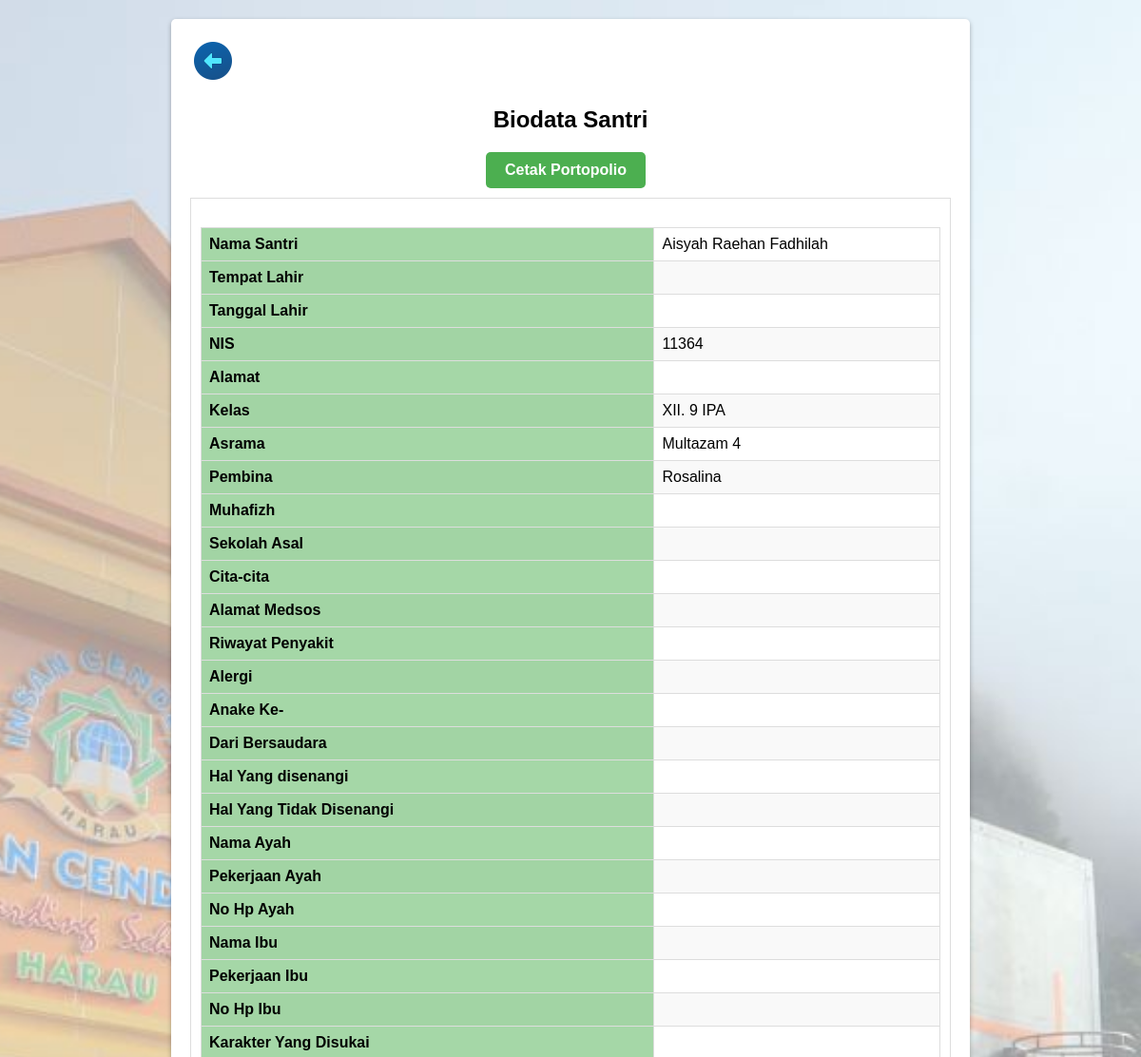
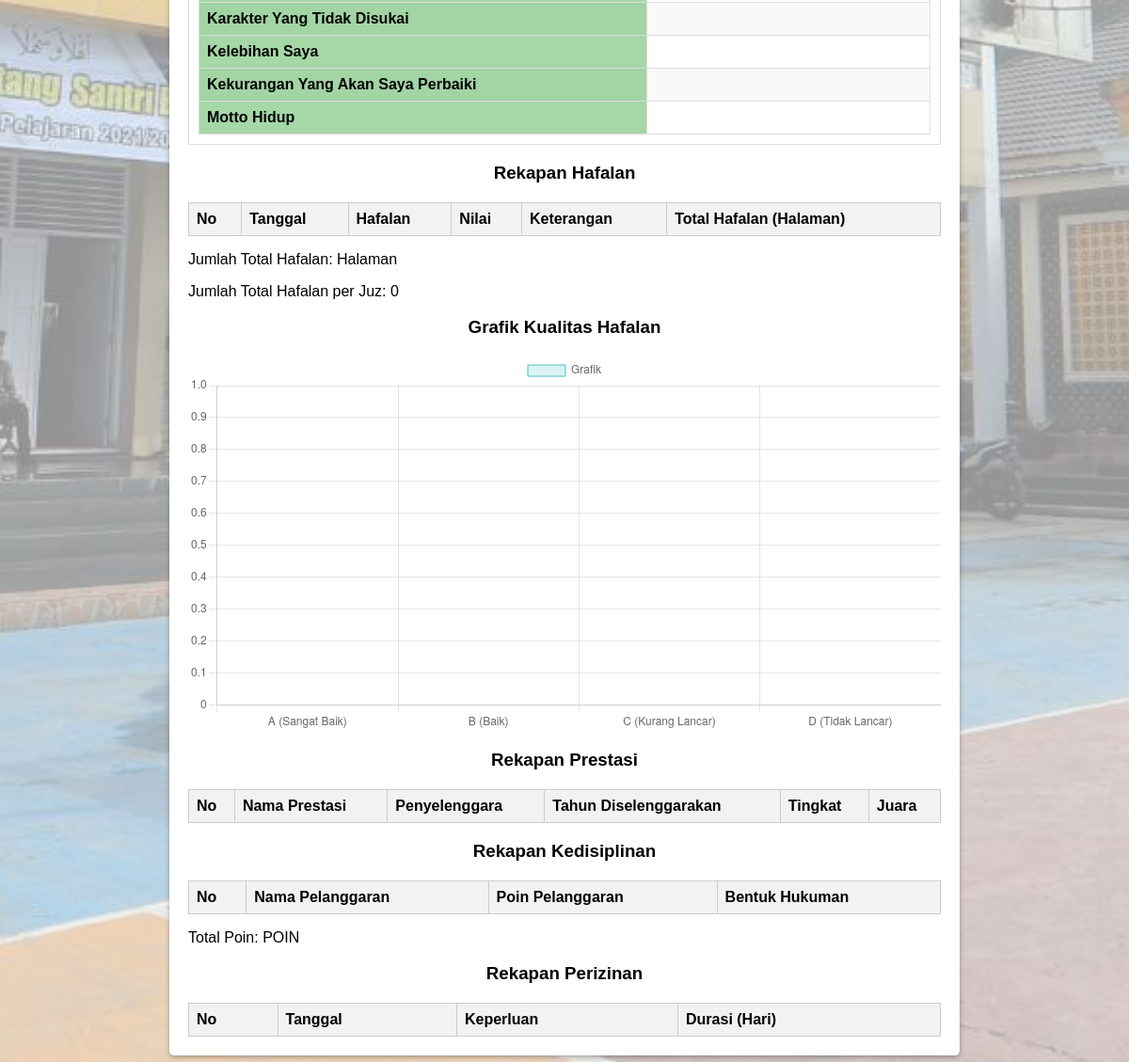
The page /update_portopolio.php?nis=11364&nama=Aisyah Raehan Fadhilah (signed in) on the database its author committed (2 pictures, top to bottom).
### tables this page shows
CREATE TABLE IF NOT EXISTS `portopolio_isi` (
  `nama` varchar(150) DEFAULT NULL,
  `tempat_lahir` varchar(150) DEFAULT NULL,
  `tanggal_lahir` date DEFAULT NULL,
  `nis` char(20) NOT NULL,
  `alamat` varchar(300) DEFAULT NULL,
  `kelas` varchar(300) DEFAULT NULL,
  `asrama` varchar(300) DEFAULT NULL,
  `pembina` varchar(300) DEFAULT NULL,
  `muhafizh` varchar(300) DEFAULT NULL,
  `sekolah_asal` varchar(300) DEFAULT NULL,
  `cita` varchar(300) DEFAULT NULL,
  `alamat_medsos` varchar(300) DEFAULT NULL,
  `riwayat_penyakit` varchar(300) DEFAULT NULL,
  `alergi` varchar(300) DEFAULT NULL,
  `anakke` varchar(300) DEFAULT NULL,
  `bersaudara` varchar(300) DEFAULT NULL,
  `disenangi` varchar(300) DEFAULT NULL,
  `tidak_disenangi` varchar(300) DEFAULT NULL,
  `nama_ayah` varchar(300) DEFAULT NULL,
  `pekerjaan_ayah` varchar(300) DEFAULT NULL,
  `hp_ayah` varchar(300) DEFAULT NULL,
  `nama_ibu` varchar(300) DEFAULT NULL,
  `pekerjaan_ibu` varchar(300) DEFAULT NULL,
  `hp_ibu` varchar(300) DEFAULT NULL,
  `karakter_disukai` varchar(300) DEFAULT NULL,
  `karakter_tidakdisukai` varchar(300) DEFAULT NULL,
  `kelebihan` varchar(300) DEFAULT NULL,
  `kekurangan` varchar(300) DEFAULT NULL,
  `motto` varchar(300) DEFAULT NULL,
  PRIMARY KEY (`nis`)
);

### update_portopolio.php (the view, shortened to what this page needs)
<?php
include "connection.php";
$koneksi = mysqli_connect($host, $username, $password, $database);
$nis = $_GET['nis'];
$nama = $_GET['nama'];
$query = "SELECT * FROM portopolio_isi WHERE nis='$nis' AND nama='$nama'";
$result = mysqli_query($koneksi, $query);
$data = mysqli_fetch_array($result);
?>
<!DOCTYPE html>
<html>
<head>
</head>
<body>
    <div class="container">
        <div>
            <a href="dt_portopolio.php"><img src="back_icon.png" alt="home"></a>
        </div>
        <h2>Biodata Santri</h2>
        <div class="add-button">
            <a href="cetak_portopolio.php?nis=<?php echo $nis; ?>&nama=<?php echo $nama; ?>" style="background-color: #4CAF50;">Cetak Portopolio</a>
        </div>
        <div class="details">
        <table>
            <tr>
            <th>Nama Santri</th>
            <td><?php echo $data['nama']; ?></td>
            </tr>
            <tr>
            <th>Tempat Lahir</th>
            <td><?php echo $data['tempat_lahir']; ?></td>
            </tr>
            <tr>
            <th>Tanggal Lahir</th>
            <td><?php echo $data['tanggal_lahir']; ?></td>
            </tr>
            <tr>
            <th>NIS</th>
            <td><?php echo $data['nis']; ?></td>
            </tr>
            <tr>
            <th>Alamat</th>
            <td><?php echo $data['alamat']; ?></td>
            </tr>
            <tr>
            <th>Kelas</th>
            <td><?php echo $data['kelas']; ?></td>
            </tr>
            <tr>
            <th>Asrama</th>
            <td><?php echo $data['asrama']; ?></td>
            </tr>
            <tr>
            <th>Pembina</th>
            <td><?php echo $data['pembina']; ?></td>
            </tr>
            <tr>
            <th>Muhafizh</th>
            <td><?php echo $data['muhafizh']; ?></td>
            </tr>
            <tr>
            <th>Sekolah Asal</th>
            <td><?php echo $data['sekolah_asal']; ?></td>
            </tr>
            <tr>
            <th>Cita-cita</th>
            <td><?php echo $data['cita']; ?></td>
            </tr>
            <tr>
            <th>Alamat Medsos</th>
            <td><?php echo $data['alamat_medsos']; ?></td>
            </tr>
            <tr>
            <th>Riwayat Penyakit</th>
            <td><?php echo $data['riwayat_penyakit']; ?></td>
            </tr>
            <tr>
            <th>Alergi</th>
            <td><?php echo $data['alergi']; ?></td>
            </tr>
            <tr>
            <th>Anake Ke-</th>
            <td><?php echo $data['anakke']; ?></td>
            </tr>
            <tr>
            <th>Dari Bersaudara</th>
            <td><?php echo $data['bersaudara']; ?></td>
            </tr>
            <tr>
            <th>Hal Yang disenangi</th>
            <td><?php echo $data['disenangi']; ?></td>
            </tr>
            <tr>
            <th>Hal Yang Tidak Disenangi</th>
            <td><?php echo $data['tidak_disenangi']; ?></td>
            </tr>
            <tr>
            <th>Nama Ayah</th>
            <td><?php echo $data['nama_ayah']; ?></td>
            </tr>
            <tr>
            <th>Pekerjaan Ayah</th>
            <td><?php echo $data['pekerjaan_ayah']; ?></td>
            </tr>
            <tr>
            <th>No Hp Ayah</th>
            <td><?php echo $data['hp_ayah']; ?></td>
            </tr>
            <tr>
            <th>Nama Ibu</th>
            <td><?php echo $data['nama_ibu']; ?></td>
            </tr>
            <tr>
            <th>Pekerjaan Ibu</th>
            <td><?php echo $data['pekerjaan_ibu']; ?></td>
            </tr>
            <tr>
            <th>No Hp Ibu</th>
            <td><?php echo $data['hp_ibu']; ?></td>
            </tr>
            <tr>
            <th>Karakter Yang Disukai</th>
            <td><?php echo $data['karakter_disukai']; ?></td>
            </tr>
            <tr>
            <th>Karakter Yang Tidak Disukai</th>
            <td><?php echo $data['karakter_tidakdisukai']; ?></td>
            </tr>
            <tr>
            <th>Kelebihan Saya</th>
            <td><?php echo $data['kelebihan']; ?></td>
            </tr>
            <tr>
            <th>Kekurangan Yang Akan Saya Perbaiki</th>
            <td><?php echo $data['kekurangan']; ?></td>
            </tr>
            <tr>
            <th>Motto Hidup</th>
            <td><?php echo $data['motto']; ?></td>
            </tr>
        </table>
        </div>
    <center><h3>Rekapan Hafalan</h3></center>
    <table>
        <thead>
            <tr>
                <th>No</th>
                <th>Tanggal</th>
                <th>Hafalan</th>
                <th>Nilai</th>
                <th>Keterangan</th>
                <th>Total Hafalan (Halaman)</th>
            </tr>
        </thead>
    </table>
    <div class="total-hafalan">
    <?php
    $total_hafalan_query = "SELECT SUM(total_hafalan) AS total FROM tahfizh_hafalan WHERE nis='$nis'";
    $total_hafalan_result = mysqli_query($koneksi, $total_hafalan_query);
    $total_hafalan_data = mysqli_fetch_assoc($total_hafalan_result);
    $total_hafalan = $total_hafalan_data['total'];
    $total_hafalan_per_juz = 20;
    $jumlah_total_hafalan_per_juz = $total_hafalan / $total_hafalan_per_juz;
    ?>
    <p>Jumlah Total Hafalan: <?php echo $total_hafalan; ?> Halaman</p>
    <p>Jumlah Total Hafalan per Juz: <?php echo $jumlah_total_hafalan_per_juz; ?></p>
    </div>
    <center><h3>Grafik Kualitas Hafalan</h3></center>
        <canvas id="chart"></canvas>
        <script>
            // Mendapatkan data nilai dari PHP
            <?php
            $nilai_a_query = "SELECT COUNT(*) AS total FROM tahfizh_hafalan WHERE nis='$nis' AND nilai='A'";
            $nilai_a_result = mysqli_query($koneksi, $nilai_a_query);
            $nilai_a_data = mysqli_fetch_assoc($nilai_a_result);
            $nilai_a_total = $nilai_a_data['total'];
            $nilai_b_query = "SELECT COUNT(*) AS total FROM tahfizh_hafalan WHERE nis='$nis' AND nilai='B'";
            $nilai_b_result = mysqli_query($koneksi, $nilai_b_query);
            $nilai_b_data = mysqli_fetch_assoc($nilai_b_result);
            $nilai_b_total = $nilai_b_data['total'];
            $nilai_c_query = "SELECT COUNT(*) AS total FROM tahfizh_hafalan WHERE nis='$nis' AND nilai='C'";
            $nilai_c_result = mysqli_query($koneksi, $nilai_c_query);
            $nilai_c_data = mysqli_fetch_assoc($nilai_c_result);
            $nilai_c_total = $nilai_c_data['total'];
            $nilai_d_query = "SELECT COUNT(*) AS total FROM tahfizh_hafalan WHERE nis='$nis' AND nilai='D'";
            $nilai_d_result = mysqli_query($koneksi, $nilai_d_query);
            $nilai_d_data = mysqli_fetch_assoc($nilai_d_result);
            $nilai_d_total = $nilai_d_data['total'];
            ?>
                // Menampilkan diagram
                var ctx = document.getElementById('chart').getContext('2d');
                var chart = new Chart(ctx, {
                    type: 'bar',
                    data: {
                        labels: ['A (Sangat Baik)', 'B (Baik)', 'C (Kurang Lancar)', 'D (Tidak Lancar)'],
                        datasets: [{
                            label: 'Grafik',
                            data: [<?php echo $nilai_a_total; ?>, <?php echo $nilai_b_total; ?>, <?php echo $nilai_c_total; ?>, <?php echo $nilai_d_total; ?>],
                            backgroundColor: [
                                'rgba(75, 192, 192, 0.2)',
                                'rgba(54, 162, 235, 0.2)',
                                'rgba(255, 206, 86, 0.2)',
                                'rgba(255, 99, 132, 0.2)'
                            ],
                            borderColor: [
                                'rgba(75, 192, 192, 1)',
                                'rgba(54, 162, 235, 1)',
                                'rgba(255, 206, 86, 1)',
                                'rgba(255, 99, 132, 1)'
                            ],
                            borderWidth: 1
                        }]
                    },
                    options: {
                        scales: {
                            y: {
                                beginAtZero: true
                            }
                        }
                    }
                });
        </script>
        <center><h3>Rekapan Prestasi</h3></center>
        <table>
            <thead>
                <tr>
                    <th>No</th>
                    <th>Nama Prestasi</th>
                    <th>Penyelenggara</th>
                    <th>Tahun Diselenggarakan</th>
                    <th>Tingkat</th>
                    <th>Juara</th>
                </tr>
            </thead>
        </table>
        <center><h3>Rekapan Kedisiplinan</h3></center>
        <table>
            <thead>
                <tr>
                    <th>No</th>
                    <th>Nama Pelanggaran</th>
                    <th>Poin Pelanggaran</th>
                    <th>Bentuk Hukuman</th>
                </tr>
            </thead>
        </table>
        <div class="total-hafalan">
        <?php
        $total_hafalan_query = "SELECT SUM(poin) AS total FROM disiplin_isi WHERE nis='$nis'";
        $total_hafalan_result = mysqli_query($koneksi, $total_hafalan_query);
        $total_hafalan_data = mysqli_fetch_assoc($total_hafalan_result);
        $total_hafalan = $total_hafalan_data['total'];
        ?>
        <p>Total Poin: <?php echo $total_hafalan; ?> POIN</p>
        </div>
        <center><h3>Rekapan Perizinan</h3></center>
        <table>
            <thead>
                <tr>
                    <th>No</th>
                    <th>Tanggal</th>
                    <th>Keperluan</th>
                    <th>Durasi (Hari)</th>
                </tr>
            </thead>
        </table>
    </div>
</body>
</html>

### update_portopolio.php (style rules this page uses)
body { font-family: Arial, sans-serif; background-image: url('backgroundgedung.jpg'); background-size: cover; background-position: center; background-repeat: no-repeat; background-attachment: fixed; margin: 0; padding: 20px; }
.container { max-width: 800px; margin: 0 auto; background-color: #fff; padding: 20px; border-radius: 5px; box-shadow: 0 2px 5px rgba(0, 0, 0, 0.3); }
h2 { text-align: center; margin-bottom: 20px; }
.add-button { margin-bottom: 10px; text-align: center; }
.add-button a { display: inline-block; text-decoration: none; background-color: #4CAF50; color: #fff; padding: 10px 20px; border-radius: 5px; font-weight: bold; font-size: 16px; margin-right: 10px; }
table { width: 100%; border-collapse: collapse; margin-top: 20px; }
th, td { padding: 8px; border: 1px solid #ccc; text-align: left; }
th { background-color: #f2f2f2; }
tbody tr:nth-child(even) { background-color: #f9f9f9; }
.details { background-color: rgba(255, 255, 255, 0.5); padding: 10px; border: 1px solid #ddd; }
.details table { width: 100%; border-collapse: collapse; }
.details th, .details td { padding: 8px; border: 1px solid #ddd; }
.details th { background-color: rgba(76, 175, 80, 0.5); }

### rows shown on the page
portopolio_isi: nama "Aisyah Raehan Fadhilah", nis "11364", kelas "XII. 9 IPA", asrama "Multazam 4", pembina "Rosalina"

### other values the page prints
$jumlah_total_hafalan_per_juz "0"
chart data {{ $nilai_a_total }} 0
chart data {{ $nilai_b_total }} 0
chart data {{ $nilai_c_total }} 0
chart data {{ $nilai_d_total }} 0
